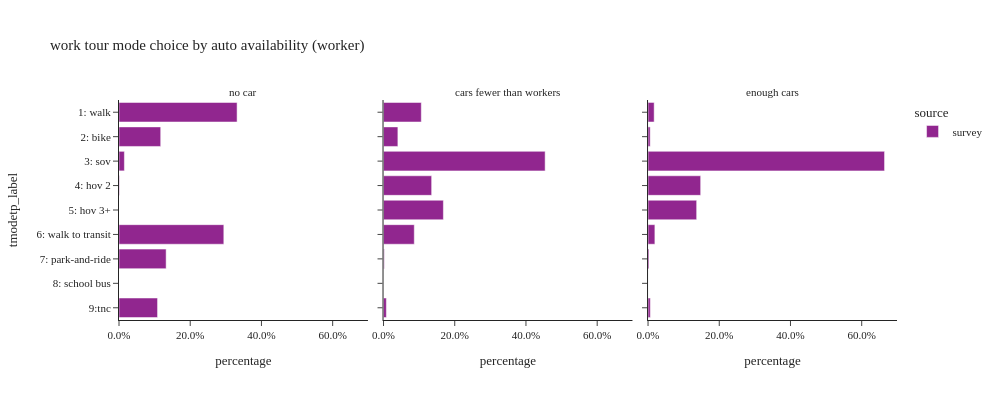

Here is the notebook cell this chart was saved with:
### Code cell
plot_mode_choice(wk_tour.loc[wk_tour['auto_available_worker']!="no worker"],"auto_available_worker",
                 {"auto_available_worker":["no car", "cars fewer than workers","enough cars"],
                     "tmodetp_label":order_mode},
                 "auto availability (worker)",3,400,1000)

### Figure 1 — Plotly figure (JSON) as saved in the notebook; plotly's stock layout.template omitted (floating-point values rounded to 4 significant figures)
{"data": [{"alignmentgroup": "True", "customdata": [[61], [28], [5], [2], [94], [8], [9]], "hovertemplate": "source=survey<br>auto_available_worker=no car<br>percentage=%{x}<br>tmodetp_label=%{y}<br>sample count=%{customdata[0]}<extra></extra>", "legendgroup": "survey", "marker": {"color": "#91268F", "pattern": {"shape": ""}}, "name": "survey", "offsetgroup": "survey", "orientation": "h", "showlegend": true, "textposition": "auto", "type": "bar", "x": [0.3316, 0.1171, 0.01509, 0.001263, 0.2943, 0.1323, 0.1083], "xaxis": "x", "y": ["1: walk", "2: bike", "3: sov", "4: hov 2", "6: walk to transit", "7: park-and-ride", "9:tnc"], "yaxis": "y"}, {"alignmentgroup": "True", "customdata": [[39], [42], [131], [50], [18], [71], [2], [2]], "hovertemplate": "source=survey<br>auto_available_worker=cars fewer than workers<br>percentage=%{x}<br>tmodetp_label=%{y}<br>sample count=%{customdata[0]}<extra></extra>", "legendgroup": "survey", "marker": {"color": "#91268F", "pattern": {"shape": ""}}, "name": "survey", "offsetgroup": "survey", "orientation": "h", "showlegend": false, "textposition": "auto", "type": "bar", "x": [0.1061, 0.04034, 0.4538, 0.1351, 0.1681, 0.08637, 0.002086, 0.008015], "xaxis": "x2", "y": ["1: walk", "2: bike", "3: sov", "4: hov 2", "5: hov 3+", "6: walk to transit", "7: park-and-ride", "9:tnc"], "yaxis": "y2"}, {"alignmentgroup": "True", "customdata": [[55], [34], [873], [124], [67], [89], [10], [5]], "hovertemplate": "source=survey<br>auto_available_worker=enough cars<br>percentage=%{x}<br>tmodetp_label=%{y}<br>sample count=%{customdata[0]}<extra></extra>", "legendgroup": "survey", "marker": {"color": "#91268F", "pattern": {"shape": ""}}, "name": "survey", "offsetgroup": "survey", "orientation": "h", "showlegend": false, "textposition": "auto", "type": "bar", "x": [0.0172, 0.006044, 0.6642, 0.1478, 0.1365, 0.0192, 0.002659, 0.006426], "xaxis": "x3", "y": ["1: walk", "2: bike", "3: sov", "4: hov 2", "5: hov 3+", "6: walk to transit", "7: park-and-ride", "9:tnc"], "yaxis": "y3"}], "layout": {"annotations": [{"font": {}, "showarrow": false, "text": "no car", "x": 0.16, "xanchor": "center", "xref": "paper", "y": 1.0, "yanchor": "bottom", "yref": "paper"}, {"font": {}, "showarrow": false, "text": "cars fewer than workers", "x": 0.5, "xanchor": "center", "xref": "paper", "y": 1.0, "yanchor": "bottom", "yref": "paper"}, {"font": {}, "showarrow": false, "text": "enough cars", "x": 0.84, "xanchor": "center", "xref": "paper", "y": 1.0, "yanchor": "bottom", "yref": "paper"}], "barmode": "group", "height": 400, "legend": {"title": {"text": "source"}, "tracegroupgap": 0}, "title": {"text": "work tour mode choice by auto availability (worker)"}, "width": 1000, "xaxis": {"anchor": "y", "domain": [0.0, 0.32], "tickformat": ".1%", "title": {"text": "percentage"}}, "xaxis2": {"anchor": "y2", "domain": [0.34, 0.66], "matches": "x", "tickformat": ".1%", "title": {"text": "percentage"}}, "xaxis3": {"anchor": "y3", "domain": [0.68, 1.0], "matches": "x", "tickformat": ".1%", "title": {"text": "percentage"}}, "yaxis": {"anchor": "x", "categoryarray": ["9:tnc", "8: school bus", "7: park-and-ride", "6: walk to transit", "5: hov 3+", "4: hov 2", "3: sov", "2: bike", "1: walk"], "categoryorder": "array", "domain": [0.0, 1.0], "title": {"text": "tmodetp_label"}}, "yaxis2": {"anchor": "x2", "domain": [0.0, 1.0], "matches": "y", "showticklabels": false}, "yaxis3": {"anchor": "x3", "domain": [0.0, 1.0], "matches": "y", "showticklabels": false}}}
